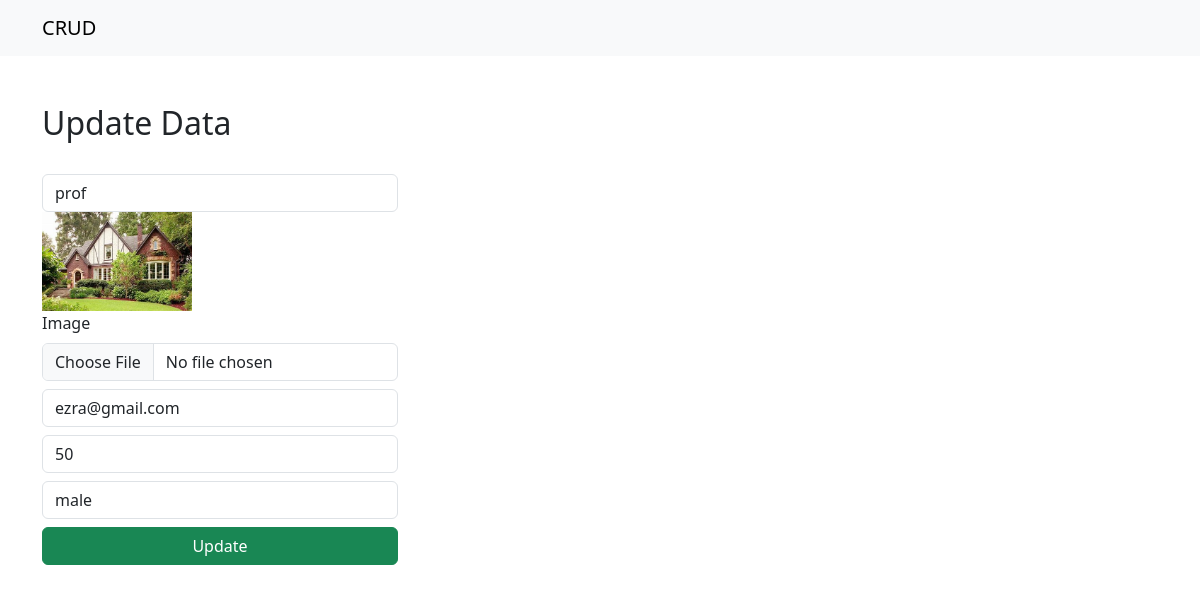
Screenshot of /update/1 with the database file from the repository.
### app/models.py (models this page shows, shortened)
class Student(models.Model):
    name = models.CharField(max_length=25, blank=False, null=False)
    email = models.EmailField()
    age = models.IntegerField()
    gender = models.CharField(max_length=25, blank=False, null=False)
    image = models.ImageField(upload_to='uploads/images', default="logo.png")

### app/views.py (the view, shortened to what this page needs)
# urls.py: path('update/<id>',views.updateData,name="updateData"),
def updateData(request, id):
    d = Student.objects.get(id=id)
    context = {"d": d}
    return render(request, "edit.html", context)

### templates/edit.html (shortened to what this page needs)
<!doctype html>
<html lang="en">
    <link href="https://cdn.jsdelivr.net/npm/bootstrap@5.3.0-alpha1/dist/css/bootstrap.min.css" rel="stylesheet">
  <head>
  </head>
  <body>
    <nav class="navbar navbar-expand-lg bg-body-tertiary">
        <div class="container-md">
          <a class="navbar-brand" href="/">CRUD</a>
        </div>
      </nav>
      <div class="container mt-5">
        <div class="row">
            <div class="col-md-4">
                <h2>Update Data</h2>
                <br>
                <form action="/update/{{d.id}}" method="post" enctype="multipart/form-data">
                    <div class="form-group">
                        <input type="text" class="form-control" placeholder="Name" name="name" value="{{d.name}}" required>
                    </div>
                      <div class="form-group">
                                    <img width="150px" src="/media/{{ d.image }}" alt="{{ d.image }}"> <br>
                                <label for="" class="form-label">Image</label>
                                <input type="file" name="image" class="form-control">
                            </div>
                    <div class="form-group">
                        <input type="email" class="form-control  mt-2" placeholder="Email" name="email" value="{{d.email}}" required>
                    </div>
                    <div class="form-group">
                        <input type="number" class="form-control  mt-2" placeholder="Age" name="age" value="{{d.age}}" required>
                    </div>
                    <div class="form-group mt-2">
                        <select id="gender" name="gender" class="form-control" required>
                            <option selected>{{d.gender}}</option>
                        </select>
                    </div>
                    <div class="d-grid gap-2">
                        <button class="btn btn-success mt-2" type="submit">Update</button>
                    </div>
                </form>
            </div>
        </div>
      </div>
  </body>
</html>

### rows the page displays
Student: name "prof", image (picture), email "ezra@gmail.com", age "50", gender "male"
